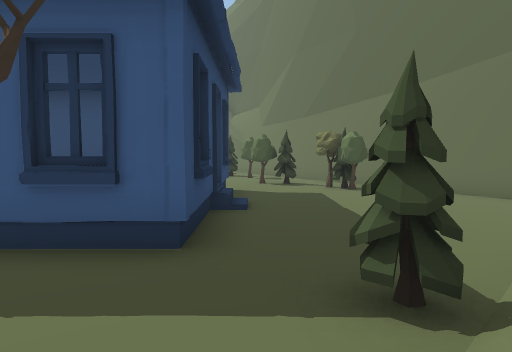
[1] (above)

24 first-person views from a walk through a scene from a Unity 3-D project. The camera is 1.4 m above the floor, tilts 4° down and sees 70° across. The floor is counted in squares, 2 m on a side. Each view is taken from the middle of a square. On the plan, view 1 faces up. The plan holds only what a view shows up to about 11 squares ahead; the rest is blank. The place goes on beyond the plan. The player character is not drawn. Some surface patterns are stand-ins.

[2]
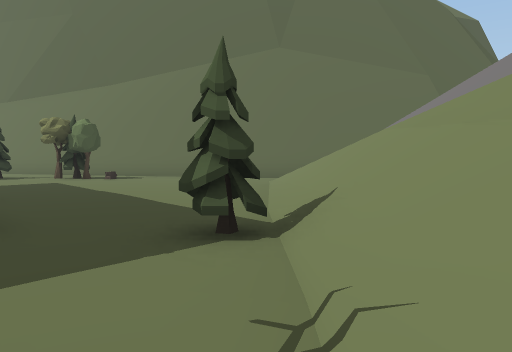

[3]
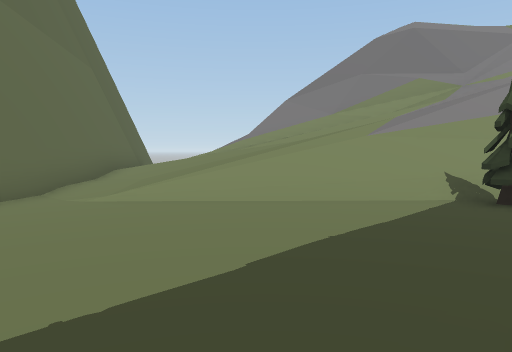

[4]
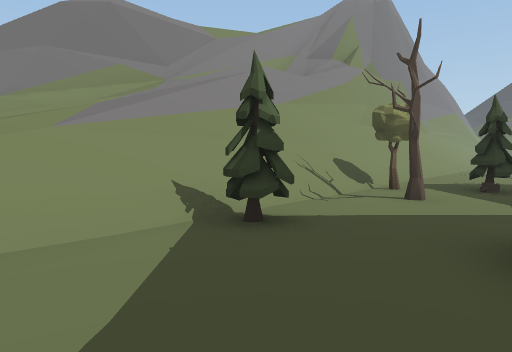

[5]
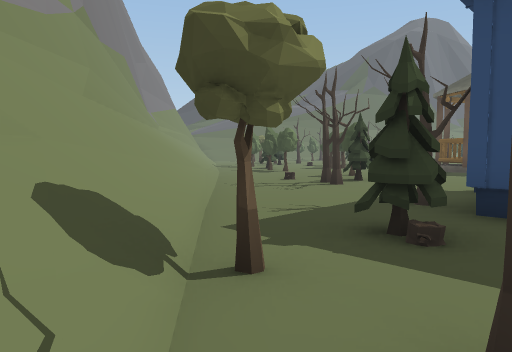

[6]
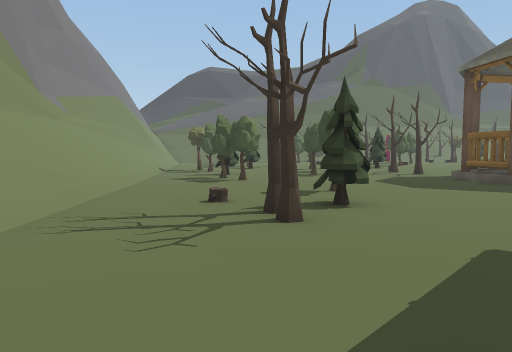

[7]
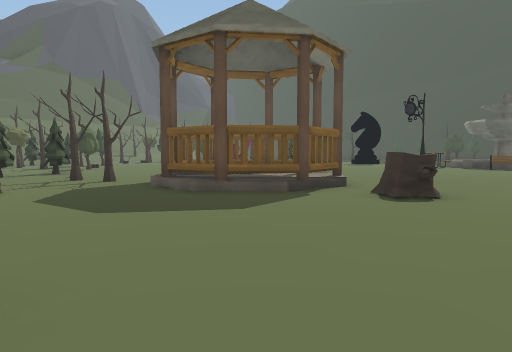

[8]
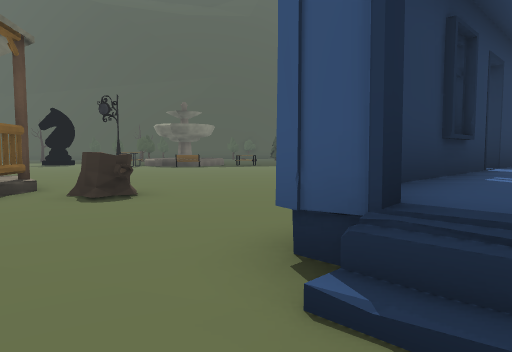

[9]
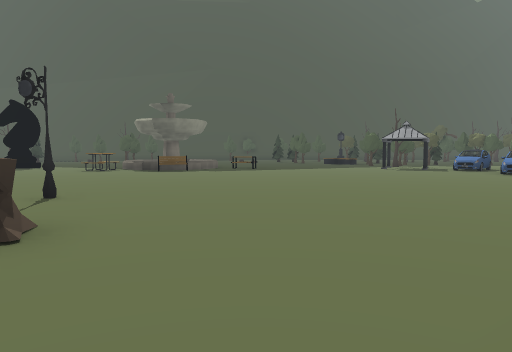

[10]
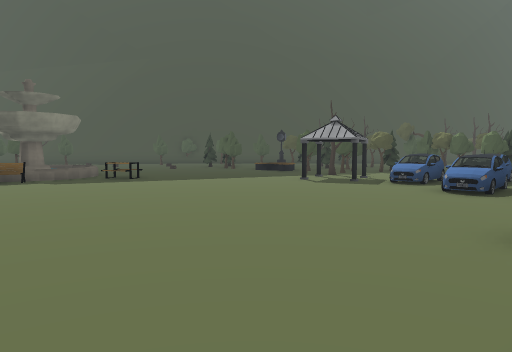

[11]
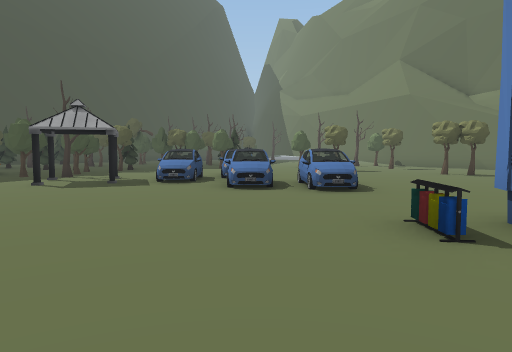

[12]
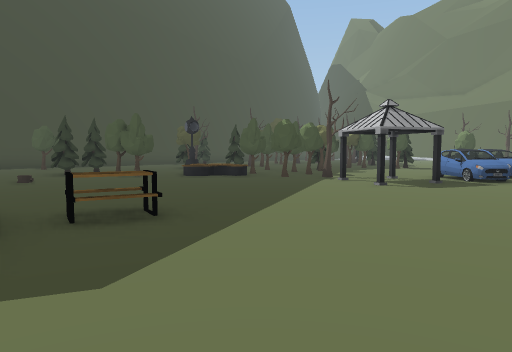

[13]
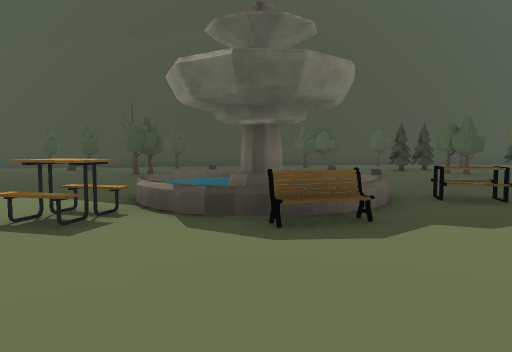

[14]
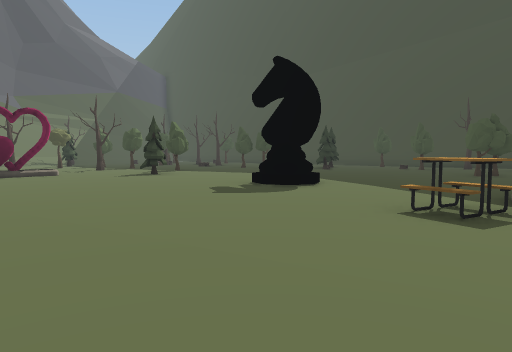

[15]
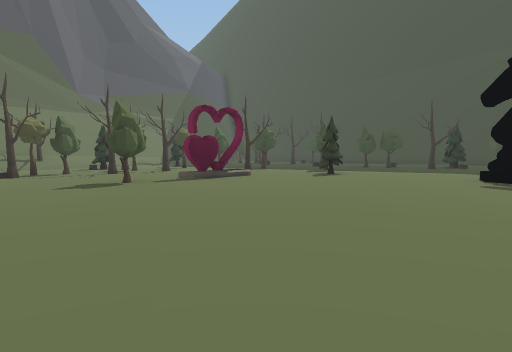

[16]
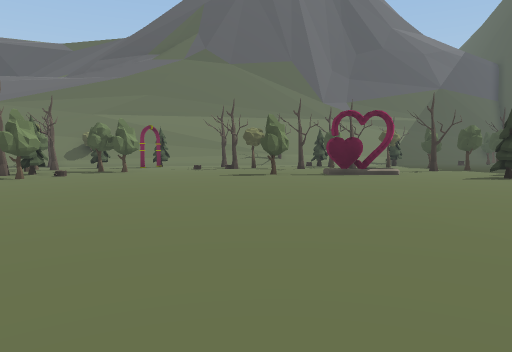

[17]
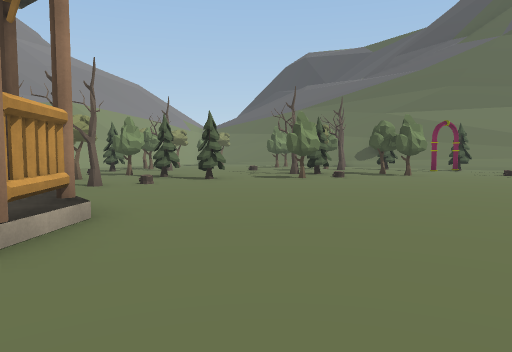

[18]
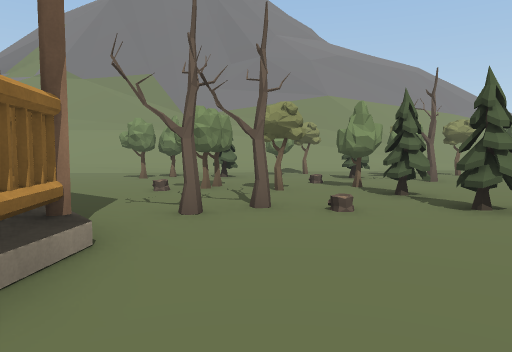

[19]
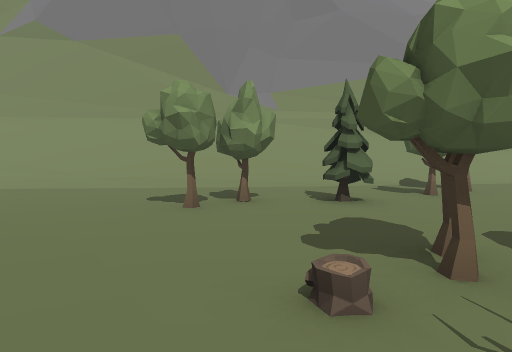

[20]
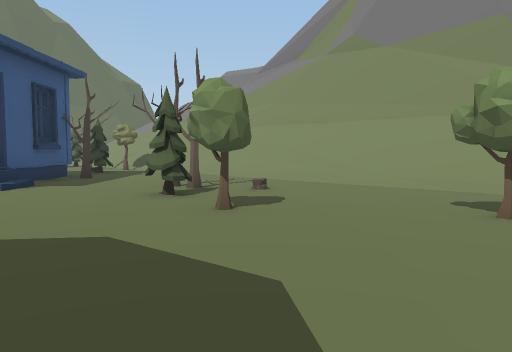

[21]
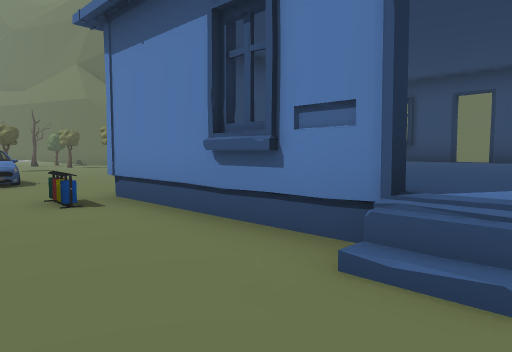

[22]
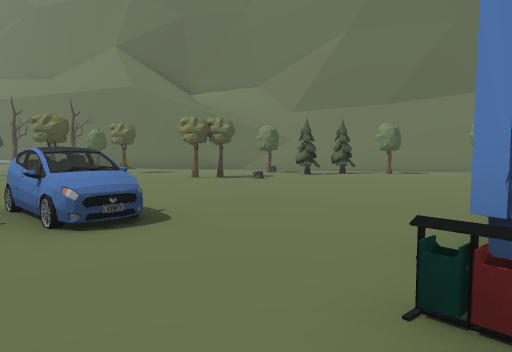

[23]
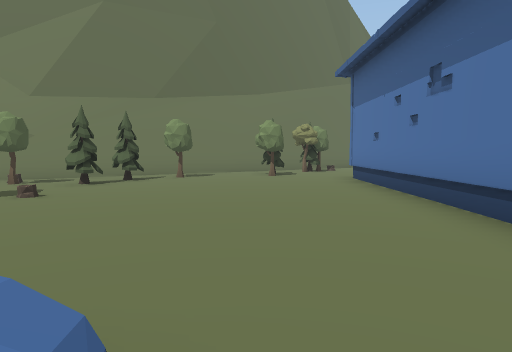

[24]
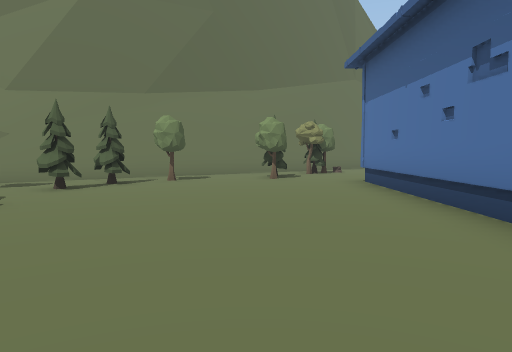

### Floor plan
Key: @ floor where view 1 was taken; # wall or solid block; x gap in a wall; . main floor; : floor 0.25 m higher than the main floor; + floor 1 m higher than the main floor; / step, stairs or slope; = window, fence, low wall or low ledge; ^ raised ledge; O other object.
Columns run from 29 left of view 1 to 10 right of it. Each row starts with its distance up from view 1.
 17     ::O   OOOO....O. ...O..O=##
 16     ::OOOOO.OO..OOO. ......O.##
 15      ::......O..O.O.........O ##
 14      ..........OO.OO.........O.#
 13       ............OOO..........#
 12        ......................OO
 11        .......................O.##
 10 :.      //O....................OO##
  9 :O..     ...........O########.....##
  8 .....    /...........#     +#......##
  7 ....../ /O...........#   +++x....../#
  6 .......O.............#++++++#....../##
  5 .......O............/x++++  #:....///##
  4 ...O.................#    ###:..//////##
  3 ...O.................#     :::./////// #
  2 ..............O......#     :::O/// /
  1 :::.............O....#+   .:O:/=/ //
  0 :O::::::......##O....#####O..@#=/// /#
 -1 ::::::::....####........O...O=#= //#^
 -2 ::::::::....#  ##........../=^   //^
 -3   O::::::...##=##.....O.../#^^  //^
 -4  :::::::.....###...O.OO../=#^= /#^
 -5  :::O:::.....O.....OO.../=#^^^ =^
 -6  O:::::::....O........../##^
 -7 .O:::::::.......O......//#^
 -8 .OO::::::O.O..O.O..O..///^
 -9    .::OOO:..O.O...OO.///#
-10    ..:::OO........O.///#^

Positions as (right, up) in squares from view 1, and headings:
1: (0, 0), facing up
2: (-1, 0), facing up-right
3: (0, 8), facing down-right
4: (1, 6), facing down
5: (0, 1), facing down-left
6: (-4, -1), facing down-left
7: (-7, -2), facing left
8: (-7, -2), facing up-left
9: (-9, 0), facing up-left
10: (-9, 5), facing up-left
11: (-11, 6), facing up
12: (-18, 6), facing up
13: (-18, 4), facing up-left
14: (-18, 3), facing left
15: (-18, -2), facing left
16: (-18, 2), facing down-left
17: (-19, 1), facing down
18: (-19, -3), facing down-right
19: (-14, -5), facing down-right
20: (-14, -5), facing right
21: (-11, 4), facing up-right
22: (-11, 9), facing up-right
23: (-10, 12), facing right
24: (-9, 12), facing right
